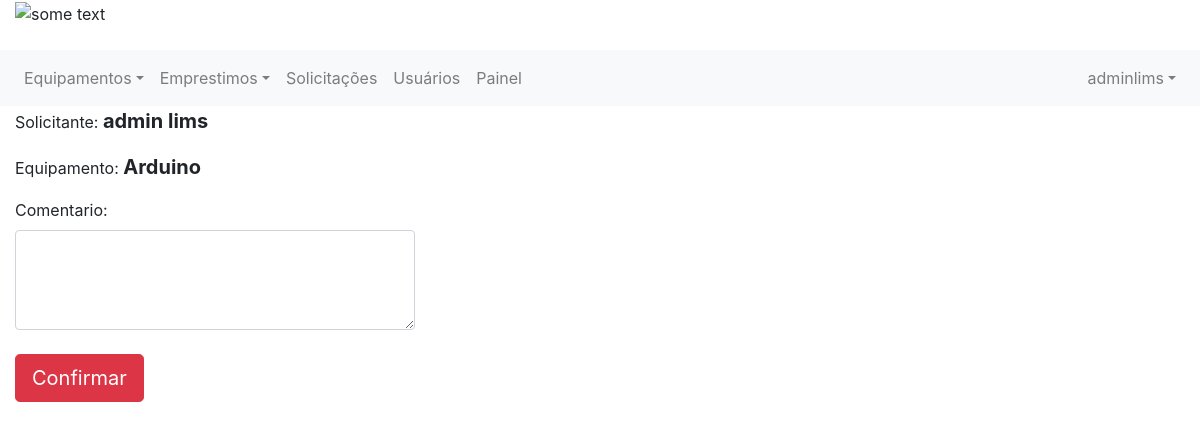
/solicitacoes/8/rejeitar/ (signed in), run on the app's committed database.
### emprestimo/models.py (models this page shows)
class Emprestimo(models.Model):
    equipamento = models.ForeignKey(Item, on_delete=models.CASCADE, related_name='item_emprestimo')
    solicitante = models.ForeignKey(Usuario, on_delete=models.CASCADE, related_name='usuario_emprestimo')
    tipo = models.ForeignKey(TipoEstadoEmprestimo, on_delete=models.CASCADE, related_name='tipo_emprestimo')
    estado = models.BooleanField(default=0)
    descricao = models.CharField(max_length=255)
    quantidade = models.IntegerField()
    data_emprestimo = models.DateField(null=False)
    data_devolucao = models.DateField(null=True)
    mensagem_rejeitado = models.CharField(max_length=255, null=True)
    mensagem_devolucao = models.CharField(max_length=255, null=True)

### controle/models.py (models this page shows, shortened)
class Usuario(models.Model):
    user = models.OneToOneField(User, related_name='profile', on_delete=models.CASCADE, null=True)
    telefone = models.IntegerField()
    tipo = models.ForeignKey(TipoUsuario, on_delete=models.CASCADE)

class Item(models.Model):
    nome = models.CharField(max_length=100)
    quantidade = models.IntegerField()
    quantidade_emprestada = models.IntegerField(default=0)
    quantidade_descartada = models.IntegerField(default=0)
    codigo_tombamento = models.CharField(max_length=100, null=True, default=None)
    tipo = models.ForeignKey(TipoEquipamento, on_delete=models.CASCADE)
    imagem = models.FileField(upload_to='documents/%Y/%m/%d', default='documents/1111/sem_foto.jpg')
    excluido = models.BooleanField(default=False)
    em_operacao = models.BooleanField(default=1, null=True)

### emprestimo/views.py (the view)
# urls.py: path('solicitacoes/<int:solicitacao_id>/rejeitar/', views.rejeita_solicitacao, name="rejeita_solicitacao"),
@login_required
def rejeita_solicitacao(request, solicitacao_id):
    if get_usuario_logado(request).is_superuser:
        form = FromComentarioRejeitado()
        solicitacao = Emprestimo.objects.get(id=solicitacao_id)
        if request.method == 'POST':
            form = FromComentarioRejeitado(request.POST, request.FILES)
            if form.is_valid():
                coment = form.cleaned_data['comentario']
                solicitacao.mensagem_rejeitado = coment
                solicitacao.tipo = TipoEstadoEmprestimo.objects.get(id=3)
                solicitacao.estado = 1
                solicitacao.save()
                return redirect('exibir_solicitacoes')
            else:
                messages.error(request, 'Prencha todos os campos!')
                return redirect('rejeita_solicitacao', solicitacao_id)
        elif request.method == 'GET':
            return render(request, 'pag_rejeitar.html',
                          {'form': form, 'emprestimo': solicitacao, 'user_logado': get_usuario_logado(request)})
    else:
        messages.error(request, 'Acesso negado!')
        return render(request, 'pag_falha.html', {'user_logado': get_usuario_logado(request)})

### emprestimo/forms.py
class FromComentarioRejeitado(forms.Form):
    comentario = forms.CharField(label='Comentario', required=True, min_length=10)

### emprestimo/views.py (called while the page is built)
def get_usuario_logado(request):
    return request.user

### emprestimo/templates/pag_rejeitar.html (shortened to what this page needs)
{% extends 'base.html' %}
{% block 'content' %}
    <div>
        <p>Solicitante: <b style="font-size: 20px;">{{ emprestimo.solicitante.user.first_name }} {{ emprestimo.solicitante.user.last_name }}</b> </p>
        <p> Equipamento: <b style="font-size: 20px;">{{ emprestimo.equipamento.nome }}</b></p>
        <form method="post" action="{% url 'rejeita_solicitacao' emprestimo.id %}">
            <label for="id_txt_area"> Comentario:</label><br>
            <textarea class="form-control" id="id_txt_area" name="comentario" maxlength="200" minlength="10" style="min-width: 200px; max-width: 400px; max-height: 100px; min-height: 100px" required> </textarea><br>
            <button class="btn btn-lg btn-danger" type="submit"> Confirmar </button>
        </form>
    </div>
{% endblock %}

### controle/templates/base.html (shortened to what this page needs)
{% load staticfiles %}
<!DOCTYPE html>
<html lang="pt">
<head>
    <link rel="stylesheet" href="https://stackpath.bootstrapcdn.com/bootstrap/4.3.1/css/bootstrap.min.css"
>
</head>
<body>
<header class="page-header">
    <div class="">
        <div class="container-fluid">
            <div class="row">
                <div class="col-12">
                    <img src="http://lims.ifpi.edu.br/images/logo.png" alt="some text" width=200 height=80>
                </div>
            </div>
        </div>
        <br>
        <div class="row">
            <div class="col-12">
                <nav class="navbar navbar-expand-sm navbar-light bg-light">
                    <div class="collapse navbar-collapse" id="navbarCollapse">
                        <div class="navbar-nav">
                            <div class="nav-item dropdown">
                                <a href="#" class="nav-link dropdown-toggle" data-toggle="dropdown">Equipamentos</a>
                            </div>
                            <div class="nav-item dropdown">
                                <a href="#" class="nav-link dropdown-toggle" data-toggle="dropdown">Emprestimos</a>
                            </div>
                            {% if user_logado.is_superuser %}
                            <a class="nav-item nav-link" href="{% url 'exibir_solicitacoes' %}">Solicitações </a>
                            <a class="nav-item nav-link" href="{% url 'exibir_usuarios' %}">Usuários </a>
                            <a class="nav-item nav-link" href="{% url 'painel_admin' %}">Painel </a>
                            {% endif %}
                        </div>
                        <div class="navbar-nav dropdown ml-auto">
                            <a href="#" class="nav-link dropdown-toggle" data-toggle="dropdown">
                                {{ user_logado.username }}</a>
                        </div>
                    </div>
                </nav>
            </div>
        </div>
    </div>
</header>
<div class="container-fluid">
    <div class="">
        <div class="" style=" ">
            {% block 'content' %}
            {% endblock %}
        </div>
    </div>
</div>
</body>
</html>

### data on the page
Emprestimo: solicitante.user.first_name "admin", solicitante.user.last_name "lims", equipamento.nome "Arduino"

### other printed values
{{ user_logado.username }} "adminlims"
